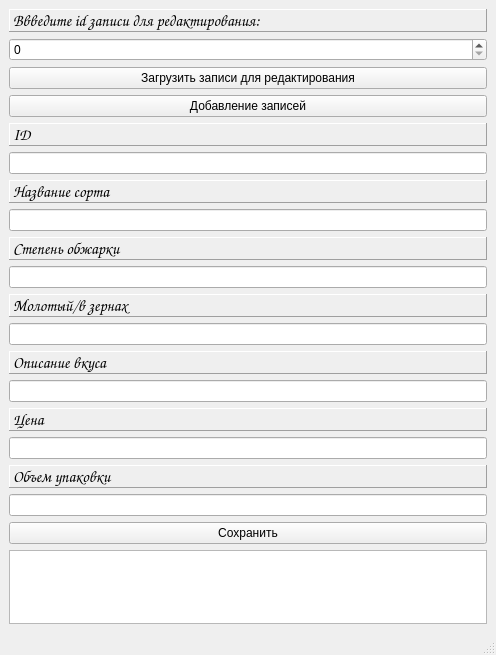
<?xml version="1.0" encoding="UTF-8"?>
<ui version="4.0">
 <class>MainWindow</class>
 <widget class="QMainWindow" name="MainWindow">
  <property name="geometry">
   <rect>
    <x>0</x>
    <y>0</y>
    <width>496</width>
    <height>655</height>
   </rect>
  </property>
  <property name="windowTitle">
   <string>MainWindow</string>
  </property>
  <widget class="QWidget" name="centralwidget">
   <layout class="QVBoxLayout" name="verticalLayout">
    <item>
     <widget class="QLabel" name="label">
      <property name="font">
       <font>
        <family>Comic Sans MS</family>
        <pointsize>12</pointsize>
       </font>
      </property>
      <property name="frameShape">
       <enum>QFrame::Panel</enum>
      </property>
      <property name="frameShadow">
       <enum>QFrame::Raised</enum>
      </property>
      <property name="text">
       <string>Ввведите id записи для редактирования:</string>
      </property>
     </widget>
    </item>
    <item>
     <widget class="QSpinBox" name="spinBox">
      <property name="specialValueText">
       <string/>
      </property>
     </widget>
    </item>
    <item>
     <widget class="QPushButton" name="pushButton">
      <property name="text">
       <string>Загрузить записи для редактирования</string>
      </property>
     </widget>
    </item>
    <item>
     <widget class="QPushButton" name="pushButton_3">
      <property name="text">
       <string>Добавление записей</string>
      </property>
     </widget>
    </item>
    <item>
     <widget class="QLabel" name="label_2">
      <property name="font">
       <font>
        <family>Comic Sans MS</family>
        <pointsize>12</pointsize>
       </font>
      </property>
      <property name="frameShape">
       <enum>QFrame::Panel</enum>
      </property>
      <property name="frameShadow">
       <enum>QFrame::Raised</enum>
      </property>
      <property name="text">
       <string>ID</string>
      </property>
     </widget>
    </item>
    <item>
     <widget class="QLineEdit" name="lineEdit"/>
    </item>
    <item>
     <widget class="QLabel" name="label_3">
      <property name="font">
       <font>
        <family>Comic Sans MS</family>
        <pointsize>12</pointsize>
       </font>
      </property>
      <property name="frameShape">
       <enum>QFrame::Panel</enum>
      </property>
      <property name="frameShadow">
       <enum>QFrame::Raised</enum>
      </property>
      <property name="text">
       <string>Название сорта</string>
      </property>
     </widget>
    </item>
    <item>
     <widget class="QLineEdit" name="lineEdit_2"/>
    </item>
    <item>
     <widget class="QLabel" name="label_4">
      <property name="font">
       <font>
        <family>Comic Sans MS</family>
        <pointsize>12</pointsize>
       </font>
      </property>
      <property name="frameShape">
       <enum>QFrame::Panel</enum>
      </property>
      <property name="frameShadow">
       <enum>QFrame::Raised</enum>
      </property>
      <property name="text">
       <string>Степень обжарки</string>
      </property>
     </widget>
    </item>
    <item>
     <widget class="QLineEdit" name="lineEdit_3"/>
    </item>
    <item>
     <widget class="QLabel" name="label_5">
      <property name="font">
       <font>
        <family>Comic Sans MS</family>
        <pointsize>12</pointsize>
       </font>
      </property>
      <property name="frameShape">
       <enum>QFrame::Panel</enum>
      </property>
      <property name="frameShadow">
       <enum>QFrame::Raised</enum>
      </property>
      <property name="text">
       <string>Молотый/в зернах</string>
      </property>
     </widget>
    </item>
    <item>
     <widget class="QLineEdit" name="lineEdit_4"/>
    </item>
    <item>
     <widget class="QLabel" name="label_6">
      <property name="font">
       <font>
        <family>Comic Sans MS</family>
        <pointsize>12</pointsize>
       </font>
      </property>
      <property name="frameShape">
       <enum>QFrame::Panel</enum>
      </property>
      <property name="frameShadow">
       <enum>QFrame::Raised</enum>
      </property>
      <property name="text">
       <string>Описание вкуса</string>
      </property>
     </widget>
    </item>
    <item>
     <widget class="QLineEdit" name="lineEdit_5"/>
    </item>
    <item>
     <widget class="QLabel" name="label_7">
      <property name="font">
       <font>
        <family>Comic Sans MS</family>
        <pointsize>12</pointsize>
       </font>
      </property>
      <property name="frameShape">
       <enum>QFrame::Panel</enum>
      </property>
      <property name="frameShadow">
       <enum>QFrame::Raised</enum>
      </property>
      <property name="text">
       <string>Цена</string>
      </property>
     </widget>
    </item>
    <item>
     <widget class="QLineEdit" name="lineEdit_6"/>
    </item>
    <item>
     <widget class="QLabel" name="label_8">
      <property name="font">
       <font>
        <family>Comic Sans MS</family>
        <pointsize>12</pointsize>
       </font>
      </property>
      <property name="frameShape">
       <enum>QFrame::Panel</enum>
      </property>
      <property name="frameShadow">
       <enum>QFrame::Raised</enum>
      </property>
      <property name="text">
       <string>Объем упаковки</string>
      </property>
     </widget>
    </item>
    <item>
     <widget class="QLineEdit" name="lineEdit_7"/>
    </item>
    <item>
     <widget class="QPushButton" name="pushButton_2">
      <property name="text">
       <string>Сохранить</string>
      </property>
     </widget>
    </item>
    <item>
     <widget class="QTableWidget" name="tableWidget"/>
    </item>
   </layout>
  </widget>
  <widget class="QMenuBar" name="menubar">
   <property name="geometry">
    <rect>
     <x>0</x>
     <y>0</y>
     <width>496</width>
     <height>18</height>
    </rect>
   </property>
  </widget>
  <widget class="QStatusBar" name="statusbar"/>
 </widget>
 <resources/>
 <connections/>
</ui>
